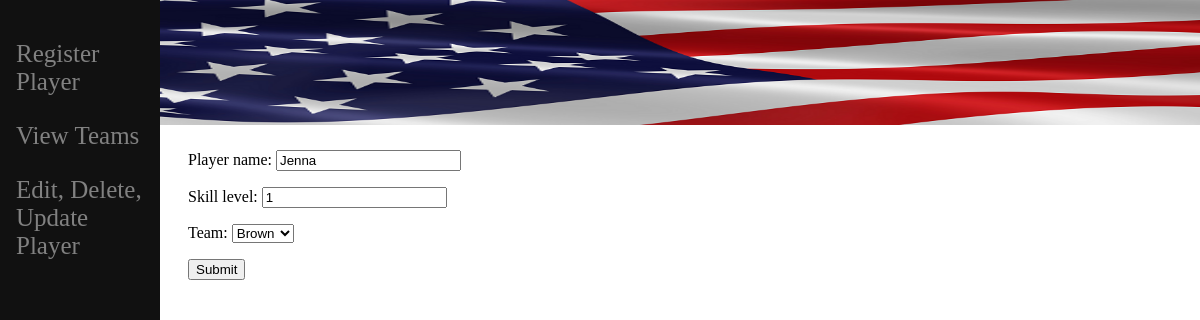
Page /edit_player/25 on the committed database.
### v_ball/models.py (models this page shows, shortened)
class Player(models.Model):
    player_name = models.CharField(max_length=25)
    skill_level = models.IntegerField()
    team = models.ForeignKey(Team, on_delete=models.SET_NULL, null=True, related_name="players")

### v_ball/views.py (the view)
# urls.py: path('edit_player/', include('v_ball.urls')),
def edit_player(request,id):
    player = Player.objects.get(pk=id)
    form = PlayerForm(request.POST or None, instance=player)
    if form.is_valid():
        form.save()
        return HttpResponseRedirect('/delete_players')
    return render(request, 'edit_player.html', {'player':player, 'form': form})

### v_ball/forms.py
class PlayerForm(ModelForm):
    class Meta:
        model = Player
        fields = ['player_name', 'skill_level', 'team',]
        player_name = forms.CharField()
        skill_level = forms.IntegerField()
        team = forms.CharField()

### v_ball/models.py (called while the page is built)
    def __str__(self):
        return self.team_name

### v_ball/templates/edit_player.html (shortened to what this page needs)
{% extends 'base.html' %}
{% load static %}
{% block content %}
<html>
<body>
    <Div>
        {% if submitted %}
        You will be placed on a team!
        {% else %}
            <form action= "" method ='POST'>
                {{ form.as_p }}
                <input type= "submit" value= "Submit">
            </form>
        {% endif %}
    </Div>
</body>
</html>
{% endblock %}

### rows in the picture
Player: player_name "Jenna", skill_level "1", team "Brown"
